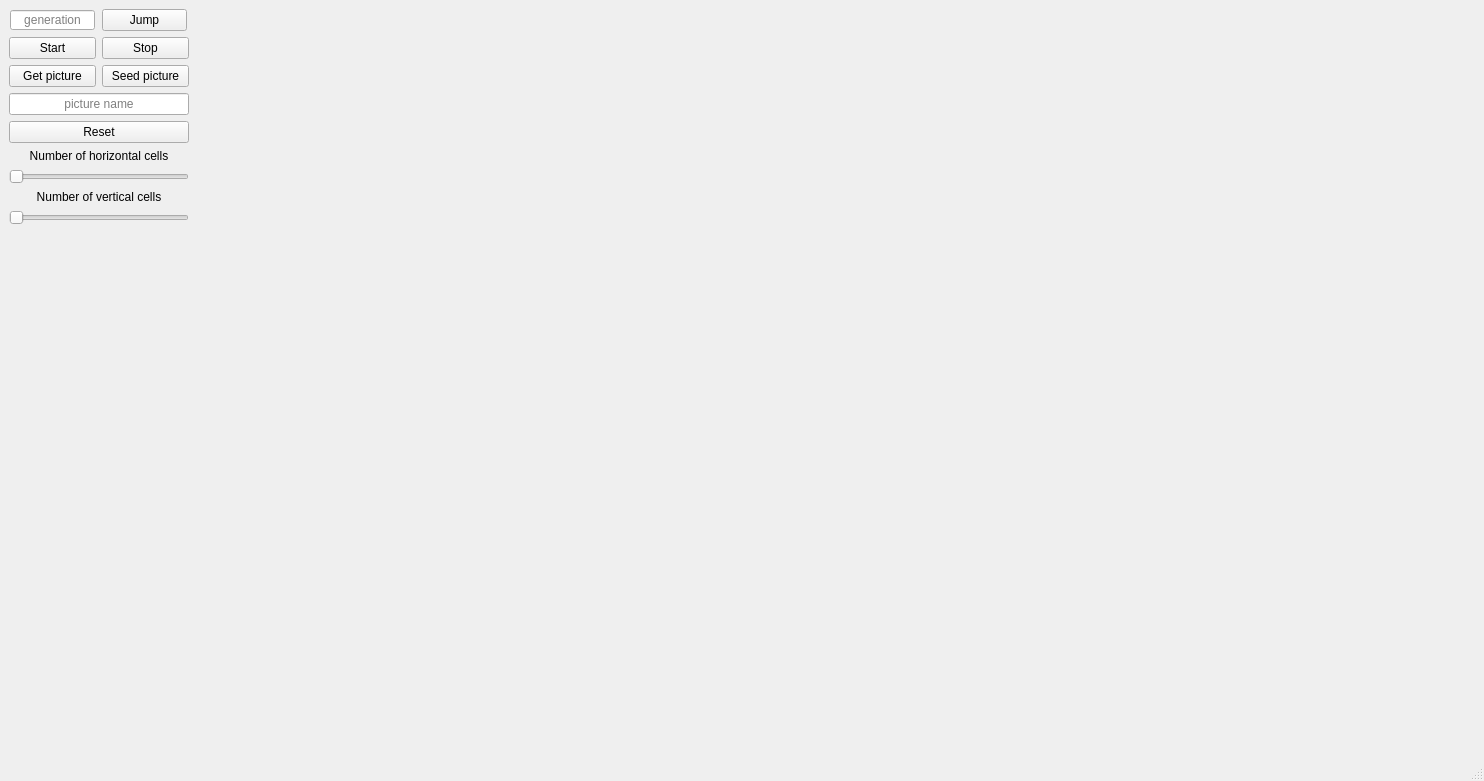
<?xml version="1.0" encoding="UTF-8"?>
<ui version="4.0">
 <class>MainWindow</class>
 <widget class="QMainWindow" name="MainWindow">
  <property name="geometry">
   <rect>
    <x>0</x>
    <y>0</y>
    <width>1484</width>
    <height>781</height>
   </rect>
  </property>
  <property name="minimumSize">
   <size>
    <width>0</width>
    <height>0</height>
   </size>
  </property>
  <property name="windowTitle">
   <string>MainWindow</string>
  </property>
  <widget class="QWidget" name="centralwidget">
   <layout class="QHBoxLayout" name="horizontalLayout_3">
    <item>
     <layout class="QVBoxLayout" name="verticalLayout">
      <item>
       <layout class="QHBoxLayout" name="horizontalLayout">
        <item>
         <widget class="QLineEdit" name="lineEdit">
          <property name="minimumSize">
           <size>
            <width>85</width>
            <height>20</height>
           </size>
          </property>
          <property name="maximumSize">
           <size>
            <width>85</width>
            <height>20</height>
           </size>
          </property>
          <property name="inputMask">
           <string/>
          </property>
          <property name="text">
           <string/>
          </property>
          <property name="alignment">
           <set>Qt::AlignCenter</set>
          </property>
          <property name="placeholderText">
           <string>generation</string>
          </property>
         </widget>
        </item>
        <item>
         <widget class="QPushButton" name="jumpButton">
          <property name="minimumSize">
           <size>
            <width>85</width>
            <height>22</height>
           </size>
          </property>
          <property name="maximumSize">
           <size>
            <width>85</width>
            <height>22</height>
           </size>
          </property>
          <property name="whatsThis">
           <string>&lt;html&gt;&lt;head/&gt;&lt;body&gt;&lt;p&gt;Jumps to specified generation&lt;/p&gt;&lt;/body&gt;&lt;/html&gt;</string>
          </property>
          <property name="text">
           <string>Jump</string>
          </property>
         </widget>
        </item>
       </layout>
      </item>
      <item>
       <layout class="QHBoxLayout" name="horizontalLayout_4">
        <item>
         <widget class="QPushButton" name="startButton">
          <property name="text">
           <string>Start</string>
          </property>
         </widget>
        </item>
        <item>
         <widget class="QPushButton" name="stopButton">
          <property name="text">
           <string>Stop</string>
          </property>
         </widget>
        </item>
       </layout>
      </item>
      <item>
       <layout class="QHBoxLayout" name="horizontalLayout_2">
        <item>
         <widget class="QPushButton" name="getPicture">
          <property name="text">
           <string>Get picture</string>
          </property>
         </widget>
        </item>
        <item>
         <widget class="QPushButton" name="seedPicture">
          <property name="text">
           <string>Seed picture</string>
          </property>
         </widget>
        </item>
       </layout>
      </item>
      <item>
       <widget class="QLineEdit" name="pictureName">
        <property name="alignment">
         <set>Qt::AlignCenter</set>
        </property>
        <property name="placeholderText">
         <string>picture name</string>
        </property>
       </widget>
      </item>
      <item>
       <widget class="QPushButton" name="resetButton">
        <property name="text">
         <string>Reset</string>
        </property>
       </widget>
      </item>
      <item>
       <widget class="QLabel" name="horizontalSliderLabel">
        <property name="text">
         <string>Number of horizontal cells</string>
        </property>
        <property name="textFormat">
         <enum>Qt::AutoText</enum>
        </property>
        <property name="alignment">
         <set>Qt::AlignCenter</set>
        </property>
       </widget>
      </item>
      <item>
       <widget class="QSlider" name="horizontalSlider">
        <property name="orientation">
         <enum>Qt::Horizontal</enum>
        </property>
       </widget>
      </item>
      <item>
       <widget class="QLabel" name="verticalSliderLabel">
        <property name="text">
         <string>Number of vertical cells</string>
        </property>
        <property name="alignment">
         <set>Qt::AlignCenter</set>
        </property>
       </widget>
      </item>
      <item>
       <widget class="QSlider" name="horizontalSlider_2">
        <property name="orientation">
         <enum>Qt::Horizontal</enum>
        </property>
       </widget>
      </item>
      <item>
       <spacer name="verticalSpacer">
        <property name="orientation">
         <enum>Qt::Vertical</enum>
        </property>
        <property name="sizeHint" stdset="0">
         <size>
          <width>20</width>
          <height>40</height>
         </size>
        </property>
       </spacer>
      </item>
     </layout>
    </item>
    <item>
     <widget class="Canvas" name="canvas" native="true">
      <property name="minimumSize">
       <size>
        <width>1280</width>
        <height>720</height>
       </size>
      </property>
      <property name="maximumSize">
       <size>
        <width>1280</width>
        <height>720</height>
       </size>
      </property>
     </widget>
    </item>
   </layout>
  </widget>
  <widget class="QMenuBar" name="menubar">
   <property name="geometry">
    <rect>
     <x>0</x>
     <y>0</y>
     <width>1484</width>
     <height>20</height>
    </rect>
   </property>
  </widget>
  <widget class="QStatusBar" name="statusbar"/>
 </widget>
 <customwidgets>
  <customwidget>
   <class>Canvas</class>
   <extends>QWidget</extends>
   <header>canvas.h</header>
   <container>1</container>
   <slots>
    <signal>changeIterationSpinBox(int)</signal>
    <signal>changeWorkersSpinbox(int)</signal>
    <slot>changeNumOfWorkers(int)</slot>
    <slot>changeNumOfIterations(int)</slot>
    <slot>reset()</slot>
    <slot>start()</slot>
    <slot>stop()</slot>
   </slots>
  </customwidget>
 </customwidgets>
 <resources/>
 <connections>
  <connection>
   <sender>stopButton</sender>
   <signal>clicked()</signal>
   <receiver>canvas</receiver>
   <slot>stop()</slot>
   <hints>
    <hint type="sourcelabel">
     <x>186</x>
     <y>81</y>
    </hint>
    <hint type="destinationlabel">
     <x>225</x>
     <y>126</y>
    </hint>
   </hints>
  </connection>
 </connections>
</ui>
